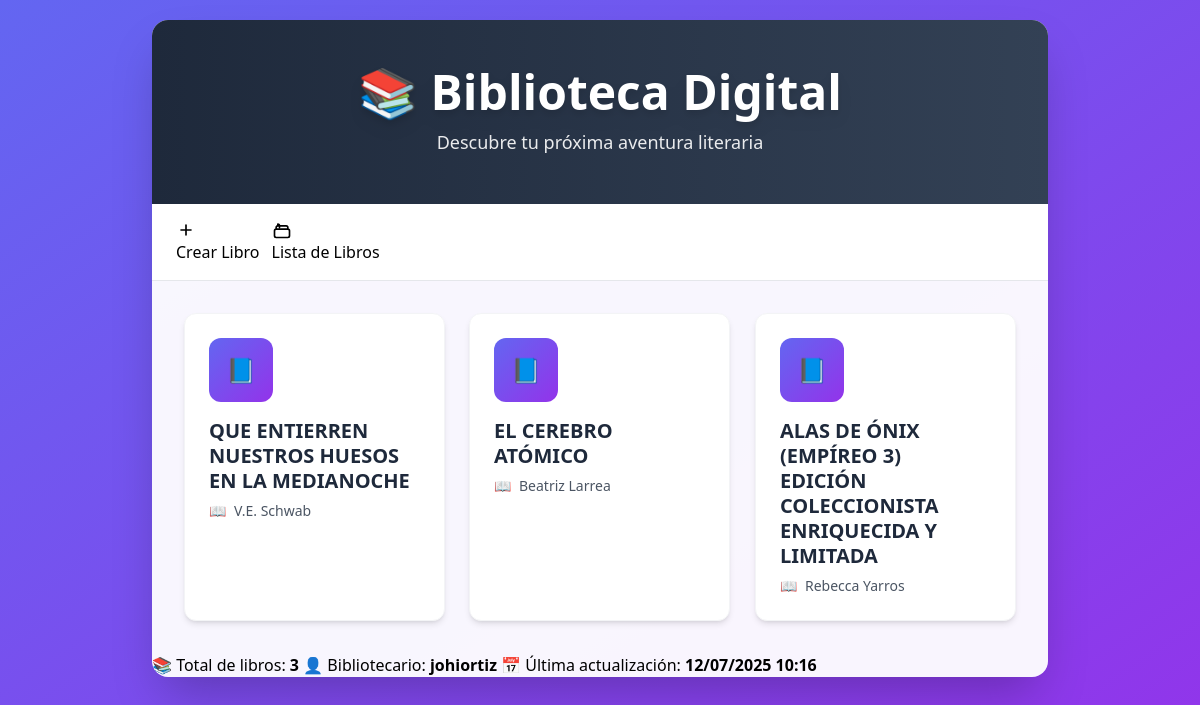
Page /libros/ on the earlier database version.
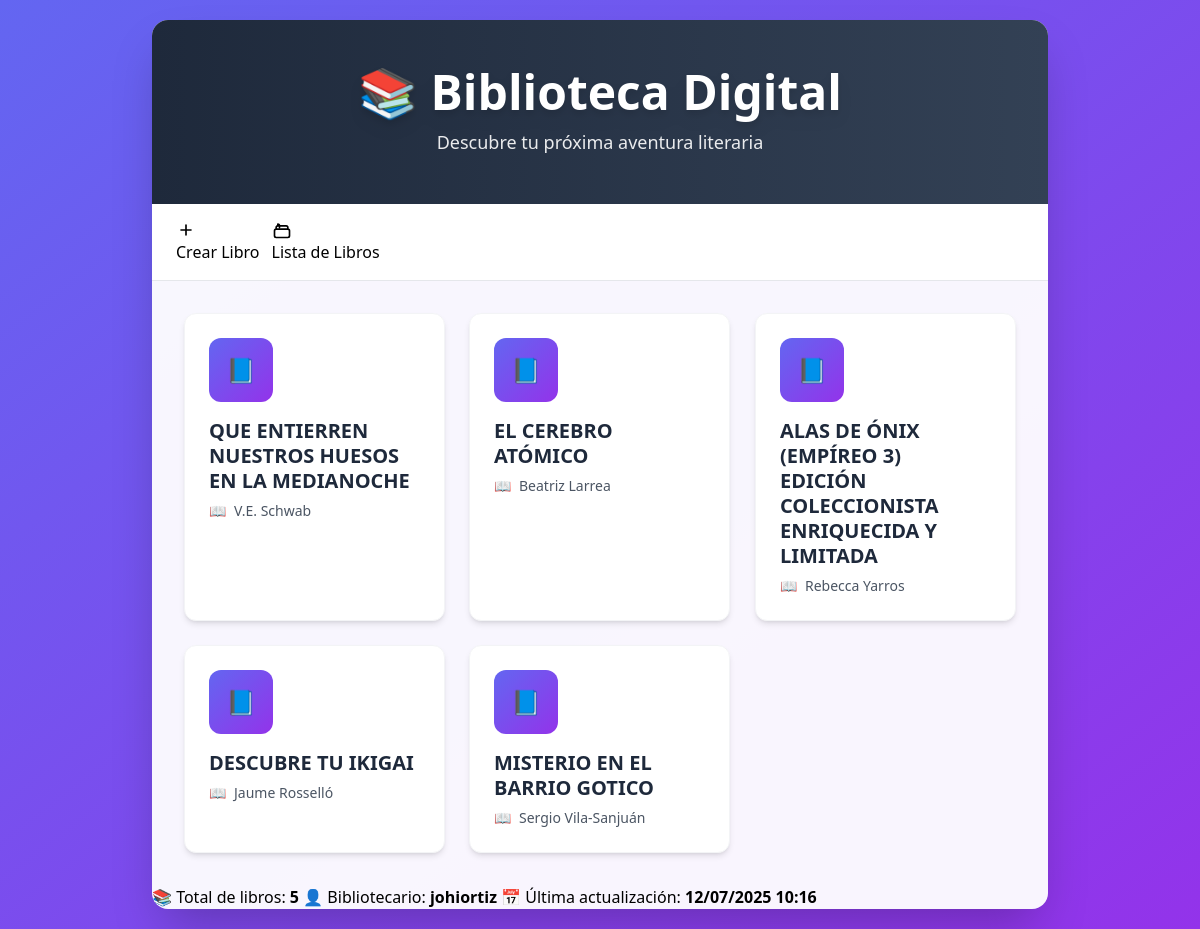
Same page on the later database version.
### libros/models.py (models this page shows, shortened)
class Libro(models.Model):
    titulo = models.CharField(max_length=200)
    autor = models.CharField(max_length=100)
    descripcion = models.TextField()
    fecha_publicacion = models.DateField()
    isbn = models.CharField(max_length=13, unique=True)

### libros/views.py (the view)
# urls.py: path('', views.lista_libros, name='lista_libros'),
def lista_libros(request):
    libros = Libro.objects.all()
    return render(request, 'libros/lista_libros.html', {'libros': libros})

### libros/templates/libros/lista_libros.html (shortened to what this page needs)
{% load static %}
<!DOCTYPE html>
<html lang="es">
<head>
    <script src="https://cdn.tailwindcss.com"></script>
    <link rel="stylesheet" href="{% static 'css/lista_libros.css' %}">
</head>
<body class="min-h-screen bg-gradient-to-br from-indigo-500 to-purple-600 p-5">
    <div class="max-w-4xl mx-auto bg-white/95 rounded-2xl shadow-2xl overflow-hidden animate-fade-in-up">
        <div class="bg-gradient-to-r from-slate-800 to-slate-700 text-white text-center py-12 px-5">
            <h1 class="text-4xl md:text-5xl font-bold mb-3 drop-shadow-lg">📚 Biblioteca Digital</h1>
            <p class="text-lg opacity-90">Descubre tu próxima aventura literaria</p>
        </div>
        <div class="bg-white border-b border-gray-200 px-6 py-4">
            <div class="flex flex-wrap gap-3 justify-center md:justify-start">
                <a href="{% url 'crear_libro' %}" class="btn-primary btn-green">
                    <svg class="w-5 h-5 mr-2" fill="none" stroke="currentColor" viewBox="0 0 24 24">
                        <path stroke-linecap="round" stroke-linejoin="round" stroke-width="2" d="M12 6v6m0 0v6m0-6h6m-6 0H6"></path>
                    </svg>
                    Crear Libro
                </a>
                <a href="{% url 'lista_libros' %}" class="btn-primary btn-active">
                    <svg class="w-5 h-5 mr-2" fill="none" stroke="currentColor" viewBox="0 0 24 24">
                        <path stroke-linecap="round" stroke-linejoin="round" stroke-width="2" d="M19 11H5m14 0a2 2 0 012 2v6a2 2 0 01-2 2H5a2 2 0 01-2-2v-6a2 2 0 012-2m14 0V9a2 2 0 00-2-2M5 11V9a2 2 0 012-2m0 0V5a2 2 0 012 2v2M7 7h10"></path>
                    </svg>
                    Lista de Libros
                </a>
            </div>
        </div>
        <div class="p-6 md:p-8">
            {% if libros %}
                <ul class="grid grid-cols-1 md:grid-cols-2 lg:grid-cols-3 gap-6 list-none" id="booksGrid">
                {% for libro in libros %}
                    <li class="book-card bg-white rounded-xl shadow-md hover:shadow-xl transition-all duration-300 hover:-translate-y-2 border border-gray-100 hover:border-indigo-400 overflow-hidden"
                        data-title="{{ libro.titulo|lower }}">
                        <a href="{% url 'detalle_libro' libro.id %}" class="block p-6 text-inherit no-underline">
                            <div class="w-16 h-16 bg-gradient-to-br from-indigo-500 to-purple-600 rounded-xl flex items-center justify-center mb-4 text-white text-2xl">
                                📘
                            </div>
                            <div class="text-xl font-semibold text-slate-800 mb-2 leading-tight">
                                {{ libro.titulo }}
                            </div>
                            <div class="text-gray-600 text-sm flex items-center gap-2">
                                <span>📖</span>
                                <span>
                                    {% if libro.autor %}
                                        {{ libro.autor }}
                                    {% else %}
                                        Autor desconocido
                                    {% endif %}
                                </span>
                            </div>
                        </a>
                    </li>
                {% endfor %}
                </ul>
            {% else %}
                <div class="text-center py-16 px-5 text-gray-500">
                    <h3 class="text-2xl font-medium mb-3 text-gray-400">📭 No hay libros disponibles</h3>
                    <p class="text-lg">Parece que la biblioteca está vacía. ¡Pronto habrá nuevos libros!</p>
                </div>
            {% endif %}
        </div>
        {% if libros %}
        <div class="footer-stats">
            <div class="footer-stats-content">
                <span>📚 Total de libros: <strong>{{ libros|length }}</strong></span>
                <span>👤 Bibliotecario: <strong>johiortiz</strong></span>
                <span>📅 Última actualización: <strong>12/07/2025 10:16</strong></span>
            </div>
        </div>
        {% endif %}
    </div>
</body>
</html>

### libros/static/css/lista_libros.css (style rules this page uses)
.book-card { animation-delay: calc(var(--index, 0) * 0.1s); }
.book-card-animate { animation: bookCardEnter 0.6s ease-out both; }
.book-card::before { content: ''; position: absolute; top: 0; left: -100%; width: 100%; height: 100%; background: linear-gradient( 90deg, transparent, rgba(255, 255, 255, 0.4), transparent ); transition: left 0.5s; }
.book-card { position: relative; overflow: hidden; }
.btn-primary { @apply inline-flex items-center px-6 py-3 font-semibold rounded-lg shadow-lg transform hover:scale-105 transition-all duration-300 hover:shadow-xl; }
.btn-green { @apply bg-gradient-to-r from-green-500 to-emerald-600 text-white hover:from-green-600 hover:to-emerald-700; }
.btn-active { @apply bg-gradient-to-r from-indigo-500 to-purple-600 text-white border-2 border-indigo-300; }
.book-card { @apply bg-white rounded-xl shadow-md hover:shadow-xl transition-all duration-300 hover:-translate-y-2 border border-gray-100 hover:border-indigo-400 overflow-hidden; }
.footer-stats { @apply bg-gray-50 px-8 py-4 border-t border-gray-200 text-center text-gray-600 text-sm; }
.footer-stats-content { @apply flex flex-wrap justify-center gap-6; }
html { scroll-behavior: smooth; }
.btn-primary { animation: fadeInUp 0.6s ease-out; }
.btn-primary:nth-child(1) { animation-delay: 0.1s; }
.btn-primary:nth-child(2) { animation-delay: 0.2s; }

### libros/templates/libros/lista_libros.html (style rules this page uses)
.btn-primary { @apply inline-flex items-center px-4 py-2 rounded-lg font-medium transition-all duration-300; }
.btn-green { @apply bg-emerald-600 hover:bg-emerald-700 text-white; }
.btn-active { @apply bg-indigo-600 hover:bg-indigo-700 text-white; }
.footer-stats { @apply bg-slate-800 text-slate-300 py-3 px-6 text-sm; }
.footer-stats-content { @apply flex flex-wrap gap-x-8 gap-y-2 justify-center md:justify-between; }

Differences in the rows shown:
added Libro: titulo "DESCUBRE TU IKIGAI", autor "Jaume Rosselló"
added Libro: titulo "MISTERIO EN EL BARRIO GOTICO", autor "Sergio Vila-Sanjuán"
Other differences:
{{ libros|length }}: "3" → "5"
